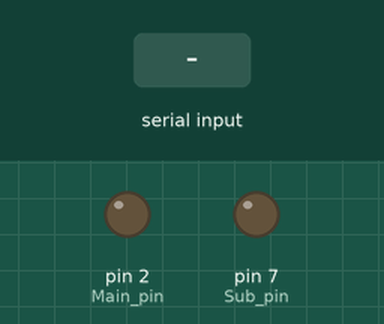
Simulated run of this sketch. Board: Arduino Uno, built with avr-gcc and run on an emulated ATmega328P. Shown: output pins drawn as LEDs (lit = HIGH). The test bench sets the inputs (shaded band).

Above: at 1.2 s.
1.3 s: byte 1 (1) received over Serial
At 2.5 s:
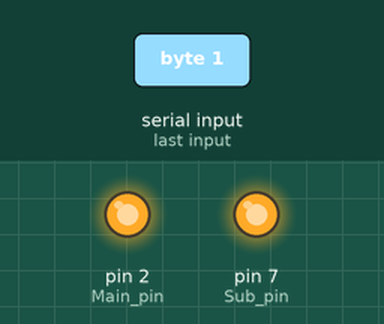
2.8 s: byte 4 (4) received over Serial
At 3.7 s:
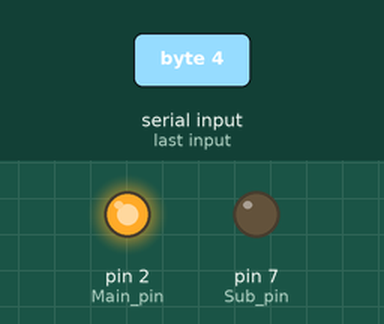
Timing chart, 0 to 5.8 s (numbered marks = the images above; inputs shaded):
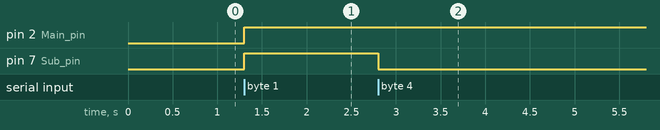

Measured:
- after the input at 1.3 s, pin 2 (Main_pin), pin 7 (Sub_pin): LOW → HIGH at once
- after the input at 2.8 s, pin 7 (Sub_pin): HIGH → LOW at once

The sketch:

Pump_Unit.ino
```cpp
#define Main_pin 2
#define Sub_pin 7


void setup() {
  // put your setup code here, to run once:
  pinMode(Main_pin,OUTPUT); // 메인 수조
  pinMode(Sub_pin,OUTPUT);  //서브 수조
  Serial.begin(9600);
}

void Main_Pump_on()
{
  digitalWrite(Main_pin,HIGH);
}

void Main_Pump_off()
{
  digitalWrite(Main_pin,LOW);
}

void Sub_Pump_on()
{
  digitalWrite(Sub_pin,HIGH);
}

void Sub_Pump_off()
{
  digitalWrite(Sub_pin,LOW);
}

void Cycle()
{
  Main_Pump_on();
  Sub_Pump_on();
}

void Cycle_Quit()
{
  Main_Pump_off();
  Sub_Pump_off();
}

void Supply()
{
  Sub_Pump_on();
}
void Supply_Quit()
{
  Sub_Pump_off();
}
void loop() {
  // put your main code here, to run repeatedly:

  int signal = 0;
  signal = Serial.read();
  switch(signal)
  {
    case 1:
      Cycle();
      break;
    case 2:
      Cycle_Quit();
      break;
    case 3:
      Sub_Pump_on();
      break;
    case 4:
      Sub_Pump_off();
      break;
    case 5:
      Serial.write('7');
      break;
  }
}
```
